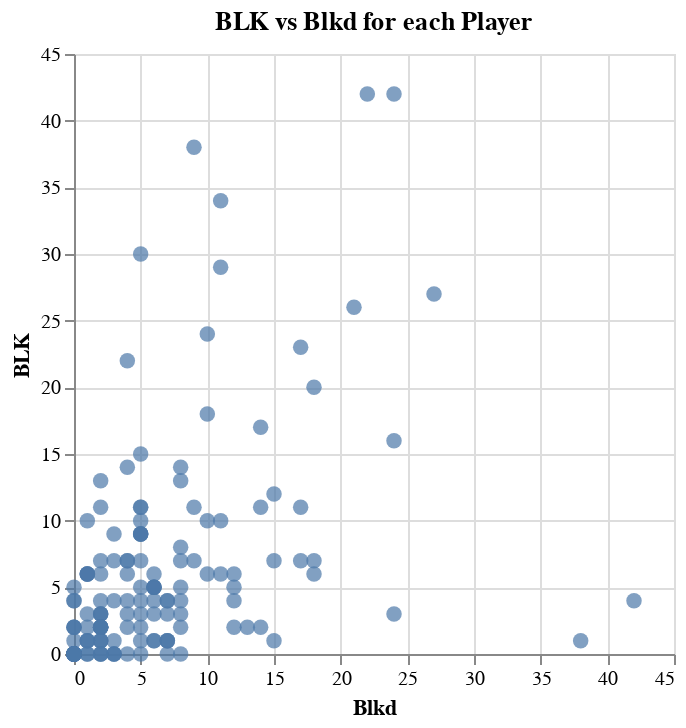

Notebook source saved alongside this figure:
### Code cell
# Create the Altair scatter plot
chart = alt.Chart(full_data).mark_circle(size=60).encode(
    x='Blkd',
    y='BLK',
    tooltip=['Player', 'Blkd', 'BLK']
).properties(
    title='BLK vs Blkd for each Player'
)

chart

### Figure 1 — Vega-Lite specification as saved in the notebook (floating-point values rounded to 4 significant figures; data arrays with more than 128 entries replaced by an {"elided": "..."} marker saying what was removed)
{"config": {"view": {"continuousWidth": 300, "continuousHeight": 300}}, "data": {"name": "data-1c564ad5c7350581876f1797a03342db"}, "mark": {"type": "circle", "size": 60}, "encoding": {"tooltip": [{"field": "Player", "type": "nominal"}, {"field": "Blkd", "type": "quantitative"}, {"field": "BLK", "type": "quantitative"}], "x": {"field": "Blkd", "type": "quantitative"}, "y": {"field": "BLK", "type": "quantitative"}}, "title": "BLK vs Blkd for each Player", "$schema": "https://vega.github.io/schema/vega-lite/v5.8.0.json", "datasets": {"data-1c564ad5c7350581876f1797a03342db": {"elided": "152 records"}}}
